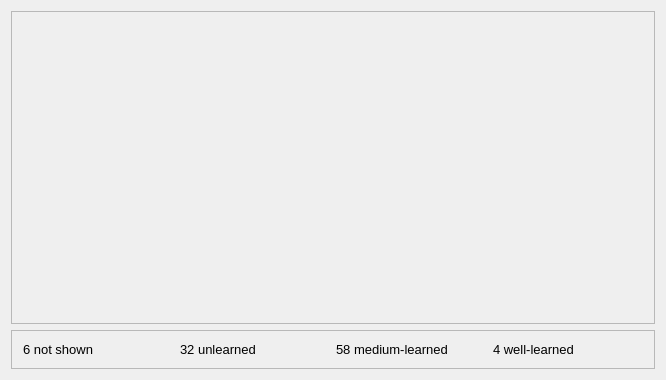
<?xml version="1.0" encoding="UTF-8"?>
<ui version="4.0">
 <class>ReportClass</class>
 <widget class="QWidget" name="ReportClass">
  <property name="windowModality">
   <enum>Qt::NonModal</enum>
  </property>
  <property name="geometry">
   <rect>
    <x>0</x>
    <y>0</y>
    <width>666</width>
    <height>380</height>
   </rect>
  </property>
  <property name="sizePolicy">
   <sizepolicy hsizetype="Expanding" vsizetype="Expanding">
    <horstretch>0</horstretch>
    <verstretch>0</verstretch>
   </sizepolicy>
  </property>
  <property name="font">
   <font>
    <pointsize>10</pointsize>
   </font>
  </property>
  <property name="windowTitle">
   <string>Report</string>
  </property>
  <property name="autoFillBackground">
   <bool>true</bool>
  </property>
  <layout class="QGridLayout" name="gridLayout">
   <item row="1" column="0">
    <widget class="QFrame" name="frame">
     <property name="sizePolicy">
      <sizepolicy hsizetype="Expanding" vsizetype="Preferred">
       <horstretch>0</horstretch>
       <verstretch>0</verstretch>
      </sizepolicy>
     </property>
     <property name="frameShape">
      <enum>QFrame::StyledPanel</enum>
     </property>
     <property name="frameShadow">
      <enum>QFrame::Raised</enum>
     </property>
     <layout class="QHBoxLayout" name="horizontalLayout">
      <item>
       <widget class="QLabel" name="lblNotShown">
        <property name="text">
         <string>6 not shown</string>
        </property>
       </widget>
      </item>
      <item>
       <widget class="QLabel" name="lblUnlearned">
        <property name="text">
         <string>32 unlearned</string>
        </property>
       </widget>
      </item>
      <item>
       <widget class="QLabel" name="lblMediumLearned">
        <property name="text">
         <string>58 medium-learned</string>
        </property>
       </widget>
      </item>
      <item>
       <widget class="QLabel" name="lblWellLearned">
        <property name="text">
         <string>4 well-learned</string>
        </property>
       </widget>
      </item>
     </layout>
    </widget>
   </item>
   <item row="0" column="0">
    <widget class="QScrollArea" name="scrollArea">
     <property name="widgetResizable">
      <bool>true</bool>
     </property>
     <widget class="QWidget" name="scrollAreaWidgetContents">
      <property name="geometry">
       <rect>
        <x>0</x>
        <y>0</y>
        <width>646</width>
        <height>317</height>
       </rect>
      </property>
     </widget>
    </widget>
   </item>
  </layout>
 </widget>
 <layoutdefault spacing="6" margin="11"/>
 <resources/>
 <connections/>
</ui>
